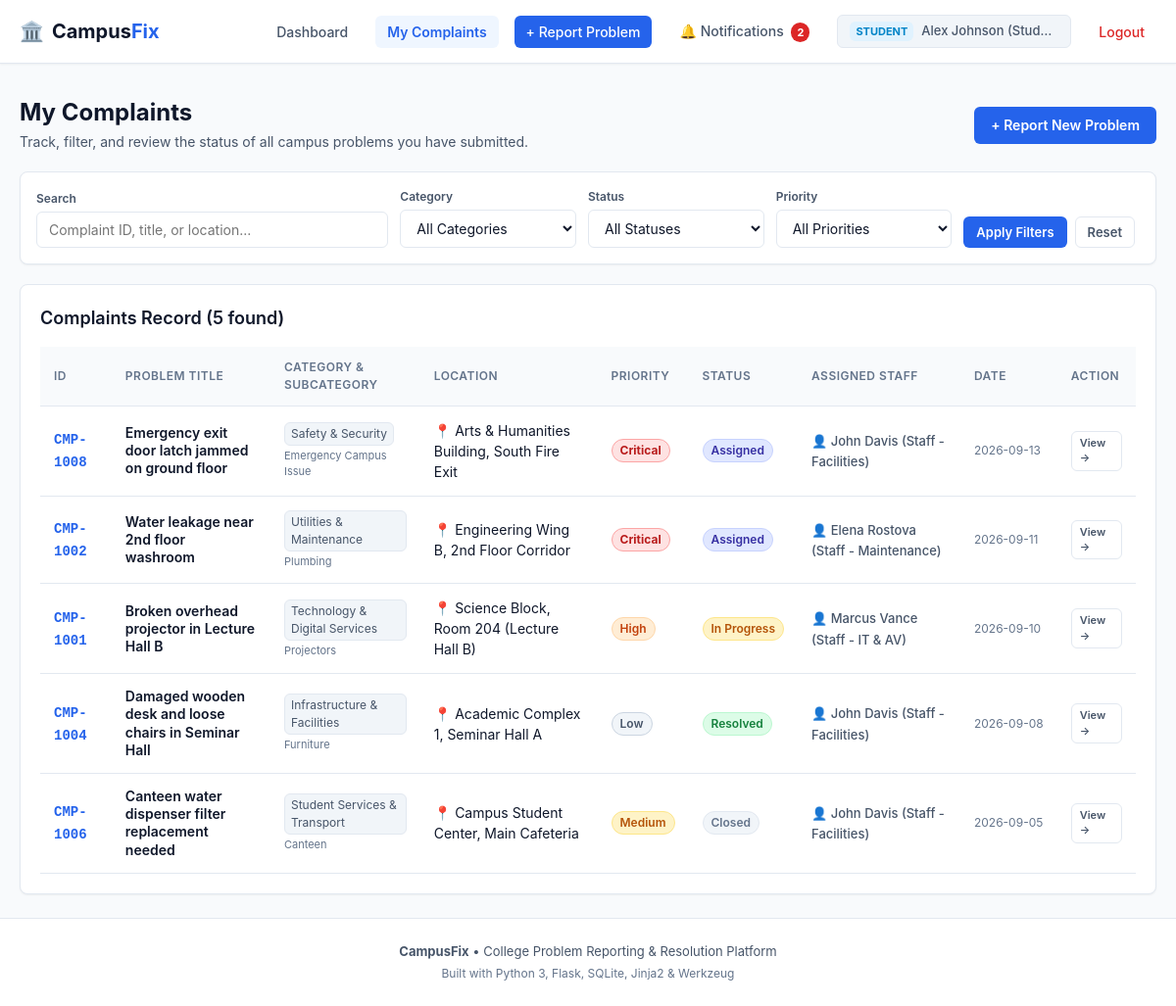
Screenshot of /complaints (signed in) with the database file from the repository.
### tables this page shows
CREATE TABLE complaints (
        id INTEGER PRIMARY KEY AUTOINCREMENT,
        complaint_id TEXT UNIQUE NOT NULL,
        student_id INTEGER NOT NULL,
        title TEXT NOT NULL,
        description TEXT NOT NULL,
        category TEXT NOT NULL,
        subcategory TEXT NOT NULL,
        location TEXT NOT NULL,
        priority TEXT NOT NULL CHECK(priority IN ('Low', 'Medium', 'High', 'Critical')),
        status TEXT NOT NULL CHECK(status IN ('Submitted', 'Under Review', 'Assigned', 'In Progress', 'Resolved', 'Closed', 'Reopened')),
        assigned_staff_id INTEGER,
        image_filename TEXT,
        created_at TIMESTAMP DEFAULT CURRENT_TIMESTAMP,
        updated_at TIMESTAMP DEFAULT CURRENT_TIMESTAMP,
        FOREIGN KEY (student_id) REFERENCES users (id),
        FOREIGN KEY (assigned_staff_id) REFERENCES users (id)
    );

CREATE TABLE users (
        id INTEGER PRIMARY KEY AUTOINCREMENT,
        name TEXT NOT NULL,
        email TEXT UNIQUE NOT NULL,
        password TEXT NOT NULL,
        role TEXT NOT NULL CHECK(role IN ('student', 'staff', 'admin')),
        department TEXT,
        created_at TIMESTAMP DEFAULT CURRENT_TIMESTAMP
    );

### app.py (the view)
@app.route("/complaints")
@login_required
@student_required
def complaints():
    student_id = session["user_id"]
    search = request.args.get("search", "").strip()
    category = request.args.get("category", "").strip()
    status = request.args.get("status", "").strip()
    priority = request.args.get("priority", "").strip()
    student_complaints = database.get_student_complaints(
        student_id=student_id,
        search_query=search,
        category_filter=category,
        status_filter=status,
        priority_filter=priority
    )
    return render_template(
        "complaints.html",
        complaints=student_complaints,
        search=search,
        selected_category=category,
        selected_status=status,
        selected_priority=priority
    )

### app.py (called while the page is built)
def login_required(f):
    @wraps(f)
    def decorated_function(*args, **kwargs):
        if "user_id" not in session:
            flash("Please log in to access this page.", "warning")
            return redirect(url_for("login"))
        return f(*args, **kwargs)
    return decorated_function

def role_required(allowed_roles):
    def decorator(f):
        @wraps(f)
        def decorated_function(*args, **kwargs):
            if "user_id" not in session:
                flash("Please log in to access this page.", "warning")
                return redirect(url_for("login"))
            user_role = session.get("user_role")
            if user_role not in allowed_roles:
                abort(403)
            return f(*args, **kwargs)
        return decorated_function
    return decorator

@app.context_processor
def inject_global_data():
    unread_count = 0
    if "user_id" in session:
        unread_count = database.get_unread_notification_count(session["user_id"])
    return {
        "current_user_name": session.get("user_name"),
        "current_user_email": session.get("user_email"),
        "current_user_role": session.get("user_role"),
        "unread_notifications_count": unread_count,
        "categories_dict": CATEGORIES,
        "priority_levels": PRIORITY_LEVELS
    }

### database.py (called while the page is built)
def get_db_connection():
    conn = sqlite3.connect(DB_NAME)
    conn.row_factory = sqlite3.Row
    conn.execute("PRAGMA foreign_keys = ON")
    return conn

def get_unread_notification_count(user_id):
    conn = get_db_connection()
    cursor = conn.cursor()
    cursor.execute("SELECT COUNT(*) FROM notifications WHERE user_id = ? AND is_read = 0", (user_id,))
    count = cursor.fetchone()[0]
    conn.close()
    return count

### templates/complaints.html (shortened to what this page needs)
{% extends "base.html" %}
{% block content %}
<div class="page-wrapper" id="my-complaints-page">
  <div class="page-header-flex">
    <div>
      <h1 class="page-title">My Complaints</h1>
      <p class="page-subtitle">Track, filter, and review the status of all campus problems you have submitted.</p>
    </div>
    <a href="{{ url_for('report') }}" class="btn btn-primary" id="btn-report-new">
      + Report New Problem
    </a>
  </div>
  <div class="filter-card" id="student-filter-card">
    <form action="{{ url_for('complaints') }}" method="GET" class="filter-form" id="complaints-filter-form">
      <div class="filter-grid">
        <div class="filter-item filter-search">
          <label for="search" class="filter-label">Search</label>
          <input
            type="text"
            id="search"
            name="search"
            class="form-control"
            placeholder="Complaint ID, title, or location..."
            value="{{ search or '' }}"
          >
        </div>
        <div class="filter-item">
          <label for="category" class="filter-label">Category</label>
          <select id="category" name="category" class="form-control">
            <option value="">All Categories</option>
          </select>
        </div>
        <div class="filter-item">
          <label for="status" class="filter-label">Status</label>
          <select id="status" name="status" class="form-control">
            <option value="">All Statuses</option>
          </select>
        </div>
        <div class="filter-item">
          <label for="priority" class="filter-label">Priority</label>
          <select id="priority" name="priority" class="form-control">
            <option value="">All Priorities</option>
          </select>
        </div>
        <div class="filter-item filter-buttons">
          <button type="submit" class="btn btn-primary btn-sm" id="btn-apply-filters">Apply Filters</button>
          <a href="{{ url_for('complaints') }}" class="btn btn-outline btn-sm" id="btn-reset-filters">Reset</a>
        </div>
      </div>
    </form>
  </div>
  <div class="content-card">
    <div class="card-header-flex">
      <h2 class="card-title">Complaints Record ({{ complaints|length }} found)</h2>
    </div>
    {% if complaints %}
      <div class="table-responsive">
        <table class="data-table" id="table-my-complaints">
          <thead>
            <tr>
              <th>ID</th>
              <th>Problem Title</th>
              <th>Category & Subcategory</th>
              <th>Location</th>
              <th>Priority</th>
              <th>Status</th>
              <th>Assigned Staff</th>
              <th>Date</th>
              <th>Action</th>
            </tr>
          </thead>
          <tbody>
            {% for c in complaints %}
              <tr class="table-row-hover">
                <td>
                  <a href="{{ url_for('complaint_detail', complaint_id=c.complaint_id) }}" class="complaint-code-link">
                    {{ c.complaint_id }}
                  </a>
                </td>
                <td class="table-cell-title">
                  <div class="complaint-title-main">{{ c.title }}</div>
                </td>
                <td>
                  <span class="category-pill">{{ c.category }}</span>
                  <div class="subcategory-text">{{ c.subcategory }}</div>
                </td>
                <td class="table-location">
                  📍 {{ c.location }}
                </td>
                <td>
                  <span class="badge-priority priority-{{ c.priority|lower }}">{{ c.priority }}</span>
                </td>
                <td>
                  <span class="badge-status status-{{ c.status|lower|replace(' ', '-') }}">{{ c.status }}</span>
                </td>
                <td>
                  {% if c.staff_name %}
                    <span class="staff-assigned-tag">👤 {{ c.staff_name }}</span>
                  {% else %}
                    <span class="text-muted">Unassigned</span>
                  {% endif %}
                </td>
                <td class="table-date">
                  {{ c.created_at[:10] }}
                </td>
                <td>
                  <a href="{{ url_for('complaint_detail', complaint_id=c.complaint_id) }}" class="btn btn-xs btn-outline">
                    View &rarr;
                  </a>
                </td>
              </tr>
            {% endfor %}
          </tbody>
        </table>
      </div>
    {% endif %}
  </div>
</div>
{% endblock %}

### rows the page displays
complaints: complaint_id "CMP-1008", title "Emergency exit door latch jammed on ground floor", category "Safety & Security", subcategory "Emergency Campus Issue", location "Arts & Humanities Building, South Fire Exit", priority "Critical", status "Assigned", staff_name "John Davis (Staff - Facilities)", created_at "2026-09-13"
complaints: complaint_id "CMP-1002", title "Water leakage near 2nd floor washroom", category "Utilities & Maintenance", subcategory "Plumbing", location "Engineering Wing B, 2nd Floor Corridor", priority "Critical", status "Assigned", staff_name "Elena Rostova (Staff - Maintenance)", created_at "2026-09-11"
complaints: complaint_id "CMP-1001", title "Broken overhead projector in Lecture Hall B", category "Technology & Digital Services", subcategory "Projectors", location "Science Block, Room 204 (Lecture Hall B)", priority "High", status "In Progress", staff_name "Marcus Vance (Staff - IT & AV)", created_at "2026-09-10"
complaints: complaint_id "CMP-1004", title "Damaged wooden desk and loose chairs in Seminar Hall", category "Infrastructure & Facilities", subcategory "Furniture", location "Academic Complex 1, Seminar Hall A", priority "Low", status "Resolved", staff_name "John Davis (Staff - Facilities)", created_at "2026-09-08"
complaints: complaint_id "CMP-1006", title "Canteen water dispenser filter replacement needed", category "Student Services & Transport", subcategory "Canteen", location "Campus Student Center, Main Cafeteria", priority "Medium", status "Closed", staff_name "John Davis (Staff - Facilities)", created_at "2026-09-05"

### other values shown
{{ unread_notifications_count }} "2"
{{ session.get('user_role')|capitalize }} "STUDENT"
{{ session.get('user_name') }} "Alex Johnson (Stud…"
{{ complaints|length }} "5"
